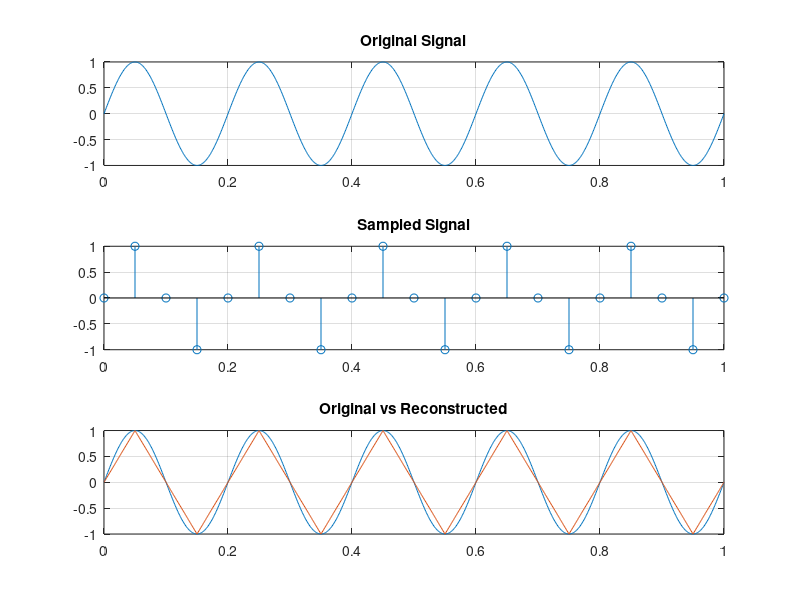

The MATLAB source for this figure:
f = 5;

t = 0:0.001:1;
x = sin(2*pi*f*t);

fs = 20;
ts = 0:1/fs:1;
xs = sin(2*pi*f*ts);

xr = interp1(ts, xs, t, 'linear');

subplot(3,1,1)
plot(t,x)
grid on
title('Original Signal')

subplot(3,1,2)
stem(ts,xs)
grid on
title('Sampled Signal')

subplot(3,1,3)
plot(t,x)
hold on
plot(t,xr)
grid on
title('Original vs Reconstructed')
